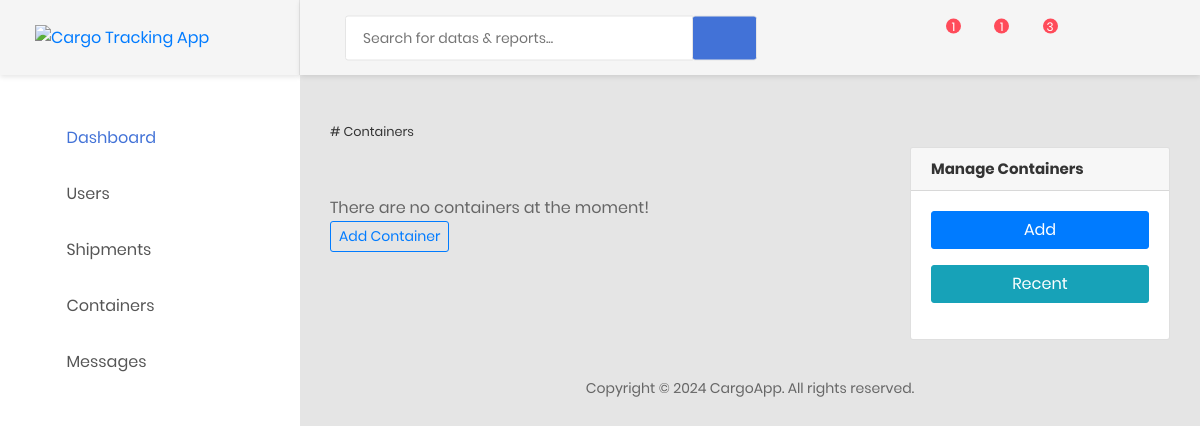
/control/containers/, run on an earlier commit of the app's database.
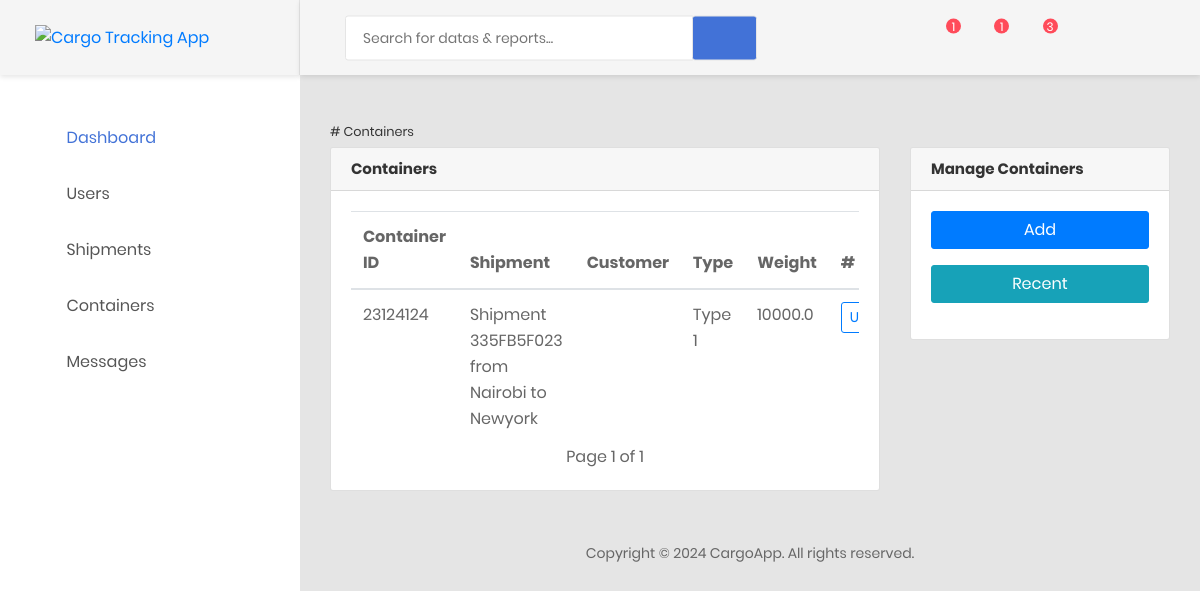
And on a later commit of the database.
### main/models.py (models this page shows, shortened)
class Container(models.Model):
    shipment = models.ForeignKey(Shipment, on_delete=models.CASCADE)
    container_id = models.CharField(max_length=50, unique=True)
    type = models.CharField(max_length=50)
    weight = models.FloatField()

class Shipment(models.Model):
    STATUS = [
        ('Picked Up', 'Picked Up'),
        ('Processing', 'Processing'),
        ('In Transit', 'In Transit'),
        ('On Hold', 'On Hold'),
        ('Delivered', 'Delivered')
    ]
    shipper = models.ForeignKey(Customer, on_delete=models.CASCADE, blank=True, related_name="shipper")
    receiver = models.ForeignKey(Customer, on_delete=models.CASCADE, blank=True, related_name='receiver')
    shipped_from = models.CharField(max_length=255, blank=True)
    shipped_to = models.CharField(max_length=255, blank=True)
    departure_date = models.DateTimeField(auto_now_add=True)
    arrival_date = models.DateTimeField(null=True, blank=True)
    reference_no = models.CharField(max_length=100, unique=True, blank=True, editable=False)
    status = models.CharField(max_length=50, choices=STATUS, default='Picked Up')
    has_tracking = models.BooleanField(default=False)  # New field
    def __str__(self):
        return f'Shipment {self.reference_no} from {self.shipped_from} to {self.shipped_to}'

### control/views.py (the view)
# urls.py: path('containers/', views.ContainersListView.as_view(), name="containers"),
class ContainersListView(ListView):
    context_object_name = 'containers'
    model = Container
    template_name = 'containers/containers.html'
    paginate_by = 5

### control/templates/containers/containers.html (shortened to what this page needs)
{% extends '../dashboard.html' %}
{% block content %}
{% block items %}
<h3 class="fw-lighter small py-2"># Containers</h3>
<div class="row">
    <div class="col-12 col-lg-8 mb-4 mb-lg-0">
        {% if containers %}
        <div class="card">
            <h5 class="card-header">Containers</h5>
            <div class="card-body">
                <div class="table-responsive">
                    <table class="table">
                        <thead>
                            <tr>
                                <th scope="col">Container ID</th>
                                <th scope="col">Shipment</th>
                                <th scope="col">Customer</th>
                                <th scope="col">Type</th>
                                <th scope="col">Weight</th>
                                <th scope="col">#</th>
                            </tr>
                        </thead>
                        <tbody>
                            {% for container in containers %}
                            <tr>
                                <td>{{container.container_id}}</td>
                                <td>{{container.shipment}}</td>
                                <td>{{container.shipment.customer}}</td>
                                <td>{{container.type}}</td>
                                <td>{{container.weight}}</td>
                                <td>
                                    <a href="{% url 'update_container' container.id %}"
                                        class="btn btn-sm btn-outline-primary">Update</a>
                                </td>
                            </tr>
                            {% endfor %}
                        </tbody>
                    </table>
                </div>
                <div class='pagination justify-content-center'>
                    <span class='mx-4'>
                        Page {{ page_obj.number }} of {{ page_obj.paginator.num_pages }}
                    </span>
                </div>
            </div>
        </div>
        {% else %}
        <div class="py-5">
            <p>
                There are no containers at the moment!
            </p>
            <a class="btn btn-sm btn-outline-primary" href="{% url 'add_container' %}">Add Container</a>
        </div>
        {% endif %}
    </div>
    {% endblock %}
    <div class="col">
        <div class="card mb-3">
            <h5 class="card-header">Manage Containers</h5>
            <div class="card-body">
                <a class="btn btn-primary mb-3 w-100" href="{% url 'add_container' %}">Add</a>
                <a class="btn btn-info mb-3 w-100" href="{% url 'containers' %}">Recent</a>
            </div>
        </div>
    </div>
</div>
{% endblock %}

### control/templates/dashboard.html (shortened to what this page needs)
{% load static %}
<!DOCTYPE html>
<html lang="en">
<head>
    <link href="{% static 'css/font-face.css' %}" rel="stylesheet" media="all">
    <link href="{% static 'vendor/font-awesome-4.7/css/font-awesome.min.css' %}" rel="stylesheet" media="all">
    <link href="{% static 'vendor/font-awesome-5/css/fontawesome-all.min.css' %}" rel="stylesheet" media="all">
    <link href="{% static 'vendor/mdi-font/css/material-design-iconic-font.min.css' %}" rel="stylesheet" media="all">
    <link href="{% static 'vendor/bootstrap-4.1/bootstrap.min.css' %}" rel="stylesheet" media="all">
    <link href="{% static 'vendor/animsition/animsition.min.css' %}" rel="stylesheet" media="all">
    <link href="{% static 'vendor/bootstrap-progressbar/bootstrap-progressbar-3.3.4.min.css' %}" rel="stylesheet" media="all">
    <link href="{% static 'vendor/wow/animate.css' %}" rel="stylesheet" media="all">
    <link href="{% static 'vendor/css-hamburgers/hamburgers.min.css' %}" rel="stylesheet" media="all">
    <link href="{% static 'vendor/slick/slick.css' %}" rel="stylesheet" media="all">
    <link href="{% static 'vendor/select2/select2.min.css' %}" rel="stylesheet" media="all">
    <link href="{% static 'vendor/perfect-scrollbar/perfect-scrollbar.css' %}" rel="stylesheet" media="all">
    <link href="{% static 'css/theme.css' %}" rel="stylesheet" media="all">
</head>
<body class="animsition">
    <div class="page-wrapper">
        <aside class="menu-sidebar d-none d-lg-block">
            <div class="logo">
                <a href="#">
                    <img src="images/icon/logo.png" alt="Cargo Tracking App" />
                </a>
            </div>
            <div class="menu-sidebar__content js-scrollbar1">
                <nav class="navbar-sidebar">
                    <ul class="list-unstyled navbar__list">
                        <li class="active has-sub">
                            <a class="js-arrow" href="#">
                                <i class="fas fa-tachometer-alt"></i>Dashboard</a>
                        </li>
                        <li class="has-sub">
                            <a class="js-arrow" href="#">
                                <i class="fas fa-users"></i>Users</a>
                        </li>
                        <li class="has-sub">
                            <a class="js-arrow" href="#">
                                <i class="fas fa-qrcode"></i>Shipments</a>
                        </li>
                        <li class="has-sub">
                            <a class="js-arrow" href="#">
                                <i class="fas fa-cubes"></i>Containers</a>
                        </li>
                        <li>
                            <a href="#">
                                <i class="fas fa-comments"></i>Messages</a>
                        </li>
                    </ul>
                </nav>
            </div>
        </aside>
        <div class="page-container">
            <header class="header-desktop">
                <div class="section__content section__content--p30">
                    <div class="container-fluid">
                        <div class="header-wrap">
                            <form class="form-header" action="" method="POST">
                                <input class="au-input au-input--xl" type="text" name="search" placeholder="Search for datas &amp; reports..." />
                                <button class="au-btn--submit" type="submit">
                                    <i class="zmdi zmdi-search"></i>
                                </button>
                            </form>
                            <div class="header-button">
                                <div class="noti-wrap">
                                    <div class="noti__item js-item-menu">
                                        <i class="zmdi zmdi-comment-more"></i>
                                        <span class="quantity">1</span>
                                    </div>
                                    <div class="noti__item js-item-menu">
                                        <i class="zmdi zmdi-email"></i>
                                        <span class="quantity">1</span>
                                    </div>
                                    <div class="noti__item js-item-menu">
                                        <i class="zmdi zmdi-notifications"></i>
                                        <span class="quantity">3</span>
                                    </div>
                                </div>
                                <div class="account-wrap">
                                    <div class="account-item clearfix js-item-menu">
                                        <div class="image">
                                        </div>
                                        <div class="content">
                                            <a class="js-acc-btn" href="#">{{request.user.full_names}}</a>
                                        </div>
                                    </div>
                                </div>
                            </div>
                        </div>
                    </div>
                </div>
            </header>
            <div class="main-content">
                <div class="section__content section__content--p30">
                  {% block content %}{% endblock %}
                        <div class="row">
                            <div class="col-md-12">
                                <div class="copyright">
                                    <p>Copyright © 2024 CargoApp. All rights reserved.</p>
                                </div>
                            </div>
                        </div>
                    </div>
                </div>
            </div>
        </div>
</body>
</html>

What changed in the data, as far as the page shows it:
added Container: container_id "23124124", shipment "Shipment 335FB5F023 from Nairobi to Newyork", type "Type 1", weight "10000.0"
Also different on the page:
{{ page_obj.number }}: (not shown) → "1"
{{ page_obj.paginator.num_pages }}: (not shown) → "1"
text no longer shown: "There are no containers at the moment! Add Container"
text now shown: "Containers Container ID Shipment Customer Type Weight # Page of"
